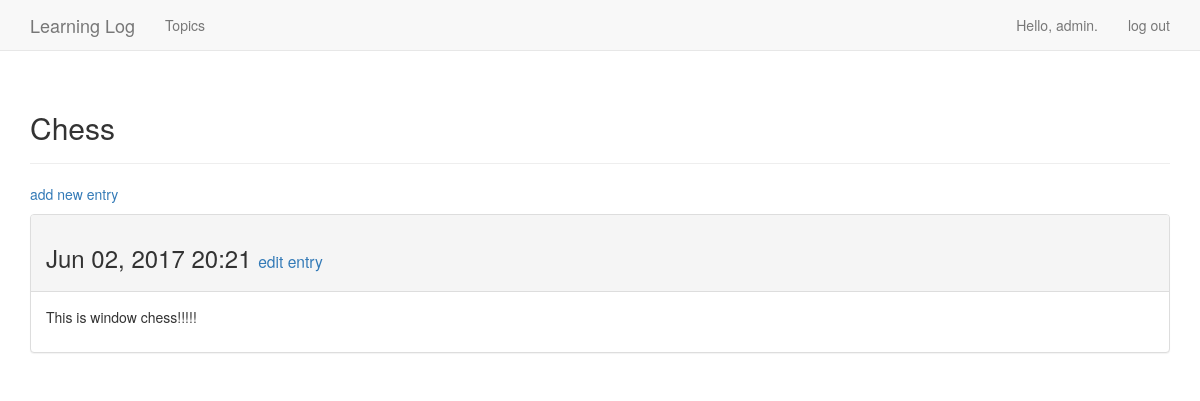
Before: /topics/1/ (signed in) with the older database file.
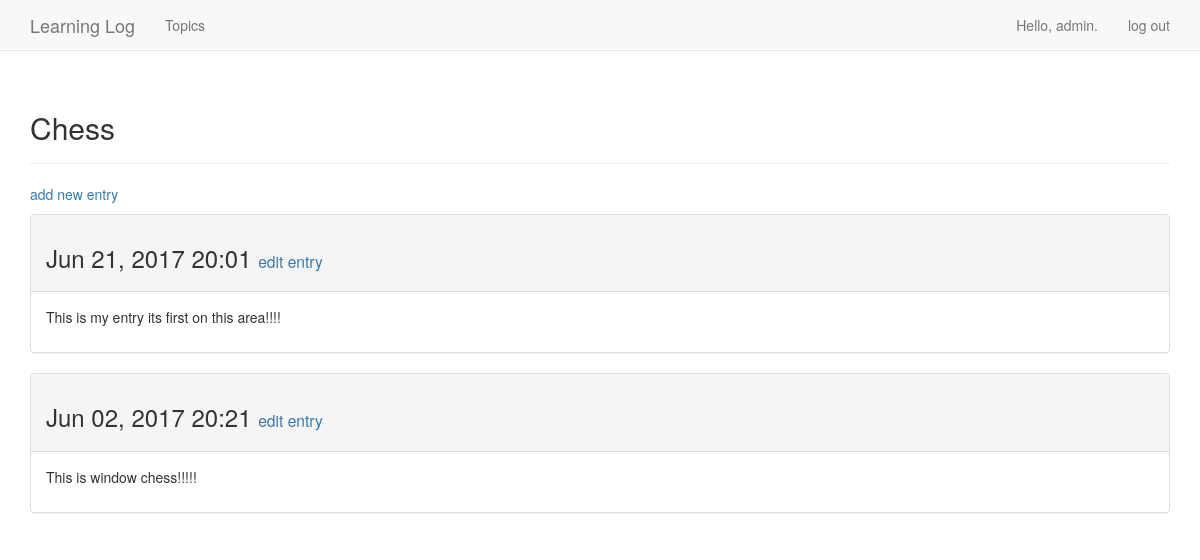
After: the same page with the newer database file.
### learning_logs/models.py (models this page shows, shortened)
class Topic(models.Model):
    text = models.CharField(max_length=200)
    date_added = models.DateTimeField(auto_now_add=True)
    owner = models.ForeignKey(User)
    def __str__(self):
        return self.text

class Entry(models.Model):
    topic = models.ForeignKey(Topic)
    text = models.TextField()
    date_added = models.DateTimeField(auto_now_add=True)
    class Meta:
        verbose_name_plural = 'entries'

### learning_logs/views.py (the view)
# urls.py: url(r'^topics/(?P<topic_id>\d+)/$', views.topic, name='topic'),
def topic(request, topic_id):
    topic = Topic.objects.get(id=topic_id)
    if topic.owner != request.user:
        raise Http404
    entries = topic.entry_set.order_by('-date_added')
    context = {'topic': topic, 'entries': entries}
    return render(request, 'learning_logs/topic.html', context)

### learning_logs/templates/learning_logs/topic.html
{% extends 'learning_logs/base.html' %}
{% block header %}
  <h2>{{ topic }}</h2>
{% endblock header %}
{% block content %}
  <p>
    <a href="{% url 'learning_logs:new_entry' topic.id %}">add new entry</a>
  </p>
  {% for entry in entries %}
    <div class="panel panel-default">
      <div class="panel-heading">
        <h3>
            {{ entry.date_added|date:'M d, Y H:i' }}
            <small>
                <a href="{% url 'learning_logs:edit_entry' entry.id %}">edit entry</a>
            </small>
        </h3>
      </div>
      <div class="panel-body">
        {{ entry.text|linebreaks }}
      </div>
    </div>
  {% empty %}
      There are no entries for this topic yet.
  {% endfor %}
{% endblock content %}

### learning_logs/templates/learning_logs/base.html (shortened to what this page needs)
{% load bootstrap3 %}
<!DOCTYPE html>
<html>
  <head>
    {% bootstrap_css %}
  </head>
    <body>
      <nav class="navbar navbar-default navbar-static-top">
        <div class="container">
          <div class="navbar-header">
            <a class="navbar-brand" href="{% url 'learning_logs:index' %}">Learning Log</a>
          </div>
          <div id="navbar" class="navbar-collapse collapse">
            <ul class="nav navbar-nav">
              <li><a href="{% url 'learning_logs:topics' %}">Topics</a></li>
            </ul>
            <ul class="nav navbar-nav navbar-right">
              {% if user.is_authenticated %}
                <li><a>Hello, {{ user.username }}.</a></li>
                <li><a href="{% url 'users:logout' %}">log out</a></li>
              {% else %}
                <li><a href="{% url 'users:register' %}">register</a></li>
                <li><a href="{% url 'users:login' %}">log in</a></li>
              {% endif %}
            </ul>
          </div>
        </div>
      </nav>
          <div class="container">
            <div class="page-header">
              {% block header %}{% endblock header %}
            </div>
            <div>
              {% block content %}{% endblock content %}
            </div>
          </div>
    </body>
</html>

Changed rows visible on the page:
added Entry: date_added "Jun 21, 2017 20:01", text "This is my entry its first on this area!!!!"
